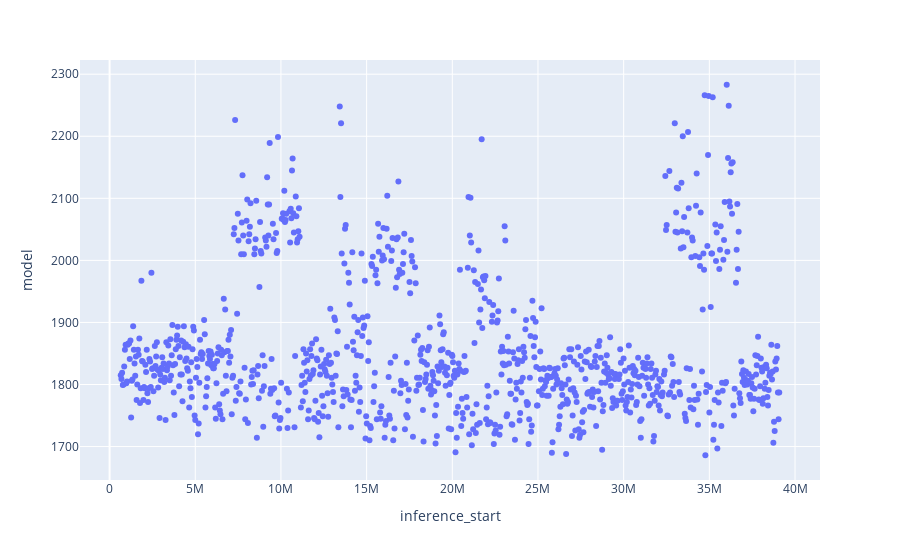

This figure's notebook cell:
### Code cell
fig2 = px.scatter(metrics, x="inference_start", y="model")
fig2.show()

### Figure 1 — Plotly figure (JSON) as saved in the notebook; plotly's stock layout.template omitted (floating-point values rounded to 4 significant figures; data arrays with more than 128 entries replaced by an {"elided": "..."} marker saying what was removed)
{"data": [{"hovertemplate": "inference_start=%{x}<br>model=%{y}<extra></extra>", "legendgroup": "", "marker": {"color": "#636efa", "symbol": "circle"}, "mode": "markers", "name": "", "orientation": "v", "showlegend": false, "type": "scatter", "x": {"elided": "990 int values"}, "xaxis": "x", "y": {"elided": "990 int values"}, "yaxis": "y"}], "layout": {"legend": {"tracegroupgap": 0}, "margin": {"t": 60}, "xaxis": {"anchor": "y", "domain": [0, 1], "title": {"text": "inference_start"}}, "yaxis": {"anchor": "x", "domain": [0, 1], "title": {"text": "model"}}}}
